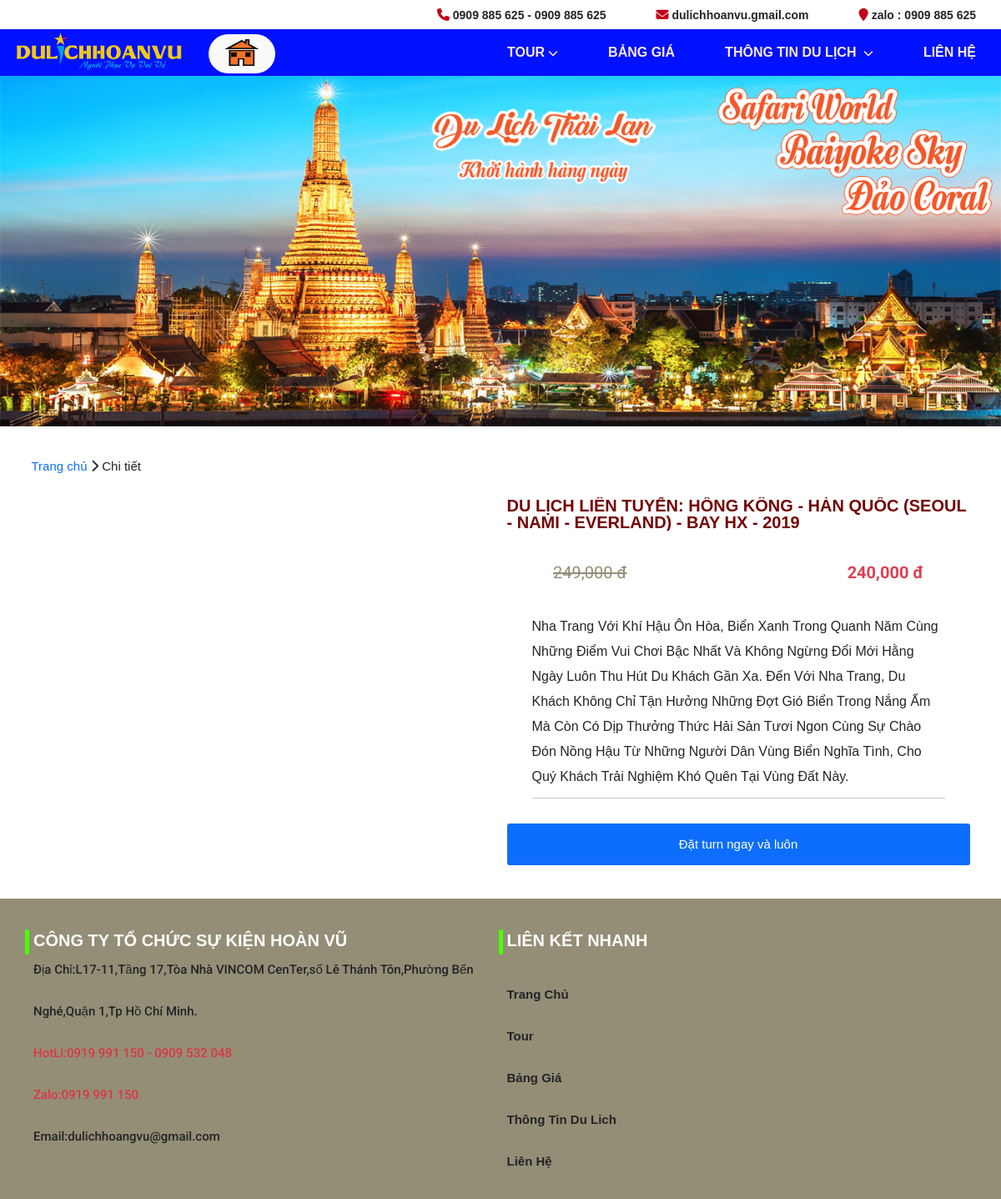
Page /chitiet.php?id=5 on the committed database.
### tables this page shows
CREATE TABLE `tbl_sanpham` (
  `sanpham_id` int(11) UNSIGNED NOT NULL,
  `category_id` int(11) UNSIGNED NOT NULL,
  `brand_id` int(11) UNSIGNED NOT NULL,
  `sanpham_name` varchar(255) NOT NULL,
  `sanpham_chitiet` text NOT NULL,
  `sanpham_gia` int(50) NOT NULL,
  `sanpham_giakhuyenmai` int(50) NOT NULL,
  `hinh` varchar(255) NOT NULL
);

### classes/product.php (called while the page is built, shortened)
<?php
    $filepath = realpath(dirname(__FILE__));
    include_once ($filepath. '/../lib/database.php');
?>
<?php
    class product {
        private $db;
        public function __construct() {
            $this->db = new Database();
        }
        public function getproduct($id){
            $query = "SELECT * FROM tbl_sanpham WHERE sanpham_id = '$id' LIMIT 1";
            $result = $this->db->select($query);
            return $result;
        }
    }
?>

### lib/database.php (called while the page is built, shortened)
<?php
class Database{
  public $host   = DB_HOST;
  public $user   = DB_USER;
  public $pass   = DB_PASS;
  public $dbname = DB_NAME;
  public $link;
private function connectDB(){
  $this -> link = new mysqli($this->host, $this->user, $this->pass, $this->dbname);
    mysqli_set_charset($this->link, 'UTF8');
}
public function select($query){
  $result = $this->link->query($query) or
  die($this->link->error.__LINE__);
  if($result->num_rows > 0){
    return $result;
  } else {
    return false;
  }
}
}
?>

### chitiet.php (the view, shortened to what this page needs)
<?php include 'inc/header.php' ?>
<?php
  if(isset($_GET['id']) && $_GET['id']!=NULL){
    $id = $_GET['id'];
  }else{
    header('Location:404.php');
  }
?>
<div class="clear40"></div>
<div class="container">
  <a href="./">Trang chủ</a> <i class="fa-solid fa-chevron-right"></i> Chi tiết
  <div class="clear10"></div>
  <div class="main">
    <?php
      $get_product_details = $product -> getproduct($id);
      if($get_product_details) {
        while($result = $get_product_details -> fetch_assoc()){
    ?>
    <div class="row">
      <div class="col-md-6 col-sm-12">
      </div>
      <div class="col-md-6 col-sm-12">
        <h1 class="item-name chitiet"><?php echo $result['sanpham_name'] ?></h1>
        <div class="flex-bw flex-bw-wide">
          <p class="old-pri chitiet-gia">
            <?php echo number_format($result['sanpham_gia'])." đ" ; ?>
          </p>
          <p class="new-pri bold chitiet">
            <?php echo number_format($result['sanpham_giakhuyenmai'])." đ" ; ?>
          </p>
        </div>
        <div class="chitiet-main">
          <?php echo $result['sanpham_chitiet'] ?>
          <hr>
        </div>
        <input type="submit" class="btn btn-primary chitiet-sunmit" value="Đặt turn ngay và luôn">
      </div>
    </div>
    <?php } } ?>
  </div>
</div>
<div class="clear40"></div>
<?php include 'inc/footer.php' ?>

### css/style.css (style rules this page uses)
a { -moz-transition: all 0.3s; -ms-transition: all 0.3s; -o-transition: all 0.3s; transition: all 0.3s; -webkit-transition: all 0.3s; text-decoration: none; }
body { font-size: 15px; margin: 0; font-family: Arial, Helvetica, sans-serif !important; left: 0px; position: relative; overflow-x: hidden !important; text-rendering: optimizeLegibility; -webkit-font-smoothing: antialiased; }
body p { font-size: 15px; margin: 0; font-family: "Roboto", sans-serif; }
html { line-height: 1.6rem; box-sizing: border-box; font-size: 62.5%; font-family: Arial, Helvetica, sans-serif !important; }
.clear40 { clear: both; height: 40px; }
.clear10 { clear: both; height: 10px; }
.item-name { overflow: hidden; display: -webkit-box; -webkit-box-orient: vertical; -webkit-line-clamp: 2; line-height: 20px; height: 40px; text-transform: capitalize; color: #740303; }
.flex-bw { display: flex; align-items: center; justify-content: space-between; }
.flex-bw-wide { width: 80%; margin: 0 auto; }
.old-pri { font-size: 14px; text-decoration: line-through; color: #948e76; }
.new-pri { color: #dd3e53; }
.chitiet { font-size: 2rem; font-weight: bold; margin: 20px 0; }
.chitiet-gia { font-size: 2rem; }
.chitiet-main { font-size: 1.6rem; line-height: 30px; text-transform: capitalize; padding: 20px 30px; }
.chitiet-sunmit { height: 50px; width: 100%; font-size: 1.5rem; }

### rows in the picture
tbl_sanpham: sanpham_name "DU LỊCH LIÊN TUYẾN: HỒNG KÔNG - HÀN QUỐC (SEOUL - NAMI - EVERLAND) - BAY HX - 2019", sanpham_gia "249,000", sanpham_giakhuyenmai "240,000", sanpham_chitiet "Nha Trang Với Khí Hậu Ôn Hòa, Biển Xanh Trong Quanh Năm Cùng Những Điểm Vui Chơi Bậc Nhất Và Không Ngừng Đổi Mới Hằng Ngày Luôn Thu Hút Du Khách Gần Xa. Đến Với Nha Trang, Du Khách Không Chỉ Tận Hưởng Những Đợt Gió Biển Trong Nắng Ấm Mà Còn Có Dịp Thưởng Thức Hải Sản Tươi Ngon Cùng Sự Chào Đón Nồng Hậu Từ Những Người Dân Vùng Biển Nghĩa Tình, Cho Quý Khách Trải Nghiệm Khó Quên Tại Vùng Đất Này."
